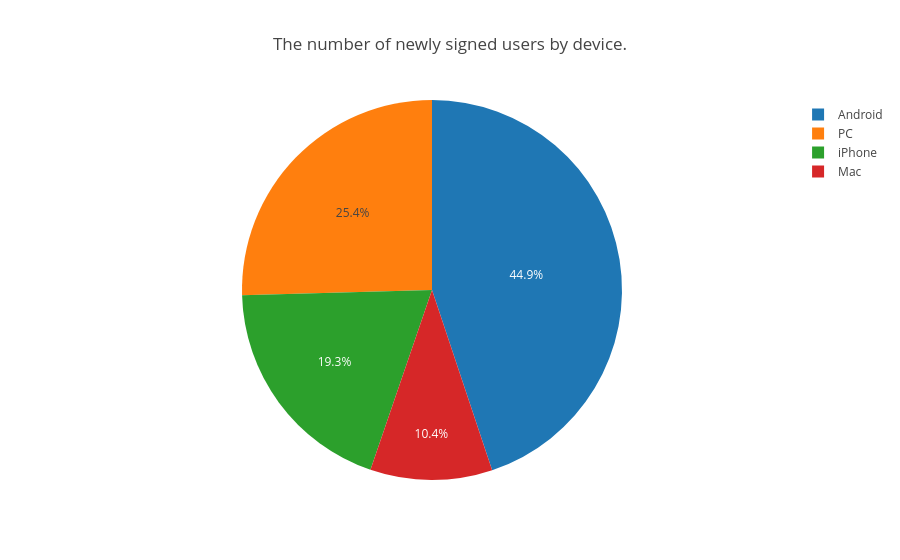

Write notebook code for a chart like this one.
### Markdown cell above
* However, in fact, EU users make up 82% of our dataset.*

### Code cell
tmp_by_device = df_new_eu_users.groupby('device')['user_id'].agg([
    ('n_users', 'count')
]).sort_values(by='n_users', ascending=False).reset_index()

tmp_by_device

fig = px.pie(tmp_by_device,
             values='n_users',
             names='device',
#              color='region',
             title='The number of newly signed users by device.')

fig.show()

### Figure 1 — Plotly figure (JSON) as saved in the notebook; plotly's stock layout.template omitted (floating-point values rounded to 4 significant figures)
{"data": [{"domain": {"x": [0.0, 1.0], "y": [0.0, 1.0]}, "hovertemplate": "device=%{label}<br>n_users=%{value}<extra></extra>", "labels": ["Android", "PC", "iPhone", "Mac"], "legendgroup": "", "name": "", "showlegend": true, "values": [4022, 2281, 1730, 930], "type": "pie"}], "layout": {"legend": {"tracegroupgap": 0}, "title": {"text": "The number of newly signed users by device."}}}
